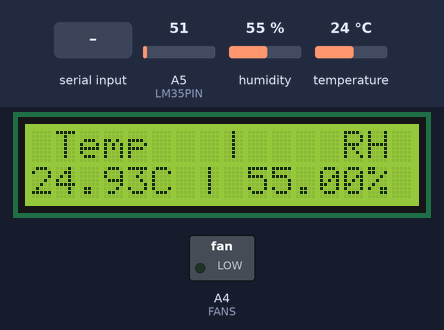
A sketch run on a simulated Arduino Uno, built with avr-gcc and run on an emulated ATmega328P. Shown: 16×2 character LCD, switched loads named in the sketch (green lamp = pin HIGH). The inputs (shaded band) are chosen by the test bench; at power-on: humidity 55 %, A5 (LM35PIN) = 51, temperature 24 °C. What the sketch prints to the serial monitor is not drawn.

Above: at 2.6 s.
2.7 s: humidity set to 22 %
At 14.0 s:
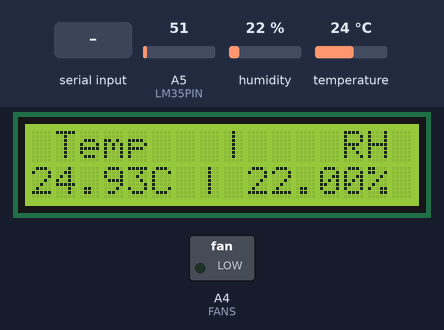
14.6 s: "mode1n" received over Serial
At 18.3 s:
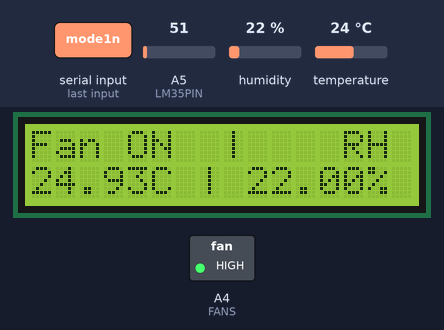
18.6 s: A5 (LM35PIN) set to 61
At 29.8 s:
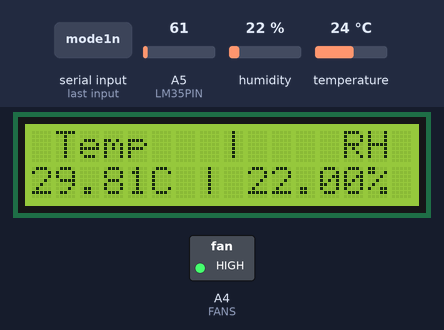
30.6 s: "mode2n" received over Serial
At 34.1 s:
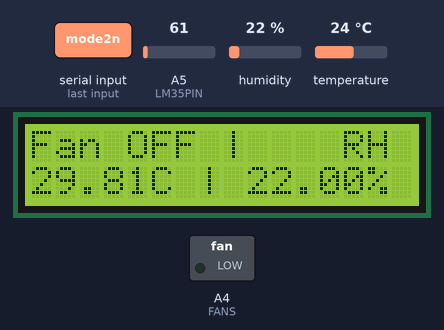
34.6 s: humidity set to 40 %
At 45.6 s:
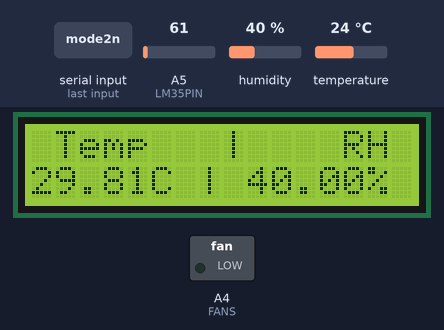
46.6 s: A5 (LM35PIN) set to 71
At 57.5 s:
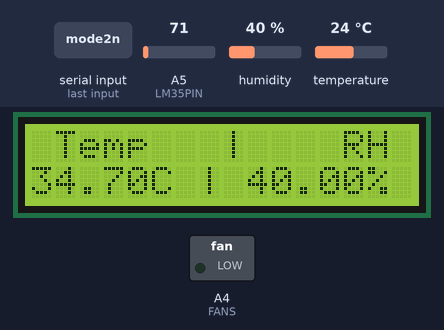
Timing chart, 0 to 58.7 s (numbered marks = the images above; inputs shaded):
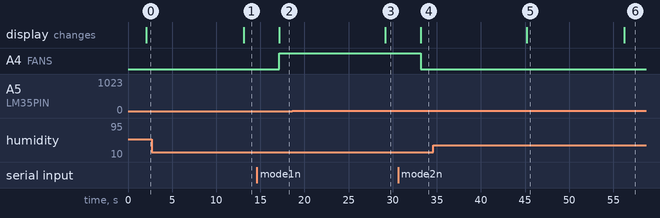

The sketch:

arduino.ino
```cpp
#include <LiquidCrystal.h>
#include <DHT.h>

#define DHTPIN 8
#define DHTTYPE DHT11
#define LM35PIN A5
#define FANS A4

DHT dht(DHTPIN, DHTTYPE);

const int rs = 12, en = 11, d4 = 10, d5 = 9, d6 = 7, d7 = 6;
LiquidCrystal lcd(rs, en, d4, d5, d6, d7);

void setup() {
	pinMode(FANS, OUTPUT);
	analogWrite(FANS, 0);
	Serial.begin(9600);
	dht.begin();
	lcd.begin(16, 2);
}

void loop() {
	delay(2000);

	float hum = dht.readHumidity();
	//convert to celsius degree
	float temp = (analogRead(LM35PIN) * 5.0 / 1023.0) * 100.0;

	//update LCD with current temperature and humidity
	lcd.clear();
	lcd.setCursor(0,0);
	lcd.print(" Temp   |    RH");
	lcd.setCursor(0,1);
	lcd.print(temp);
	lcd.print("C | ");
	lcd.print(hum);
	lcd.print("%");

	delay(2000);

	//send data to Serial
	Serial.print(temp);
	Serial.print(",");
	Serial.println(hum);

	delay(2000);

	//check incoming Serial data
	if (Serial.available() > 0) {
		String action = Serial.readStringUntil('n');
		//extract the bytes data
		String mode = action.substring(0, 5);
		String today = action.substring(5);

		//control for the fan
		if (mode == "mode1") {
		  analogWrite(FANS, 250);
		  lcd.setCursor(0,0);
		  lcd.print("Fan ON");
		  delay(2000);
		  lcd.setCursor(0,0);
		  lcd.print(today);
		  delay(3000);
		}
		else if (mode == "mode2") {
		  analogWrite(FANS, 0);
		  lcd.setCursor(0,0);
		  lcd.print("Fan OFF");
		  delay(2000);
		  lcd.setCursor(0,0);
		  lcd.print(today);
		  delay(3000);
		}
	}

	//delay between sensor data reads
	delay(5000);
}
```

Measured:
- after the input at 2.7 s, the display: changes after 10.4 s (image 1)
- after the input at 14.6 s, A4 (FANS): LOW → HIGH after 2.5 s; the display: changes after 2.5 s (image 2)
- after the input at 18.6 s, the display: changes after 10.6 s (image 3)
- after the input at 30.6 s, A4 (FANS): HIGH → LOW after 2.6 s; the display: changes after 2.6 s (image 4)
- after the input at 34.6 s, the display: changes after 10.6 s (image 5)
- after the input at 46.6 s, the display: changes after 9.6 s (image 6)
